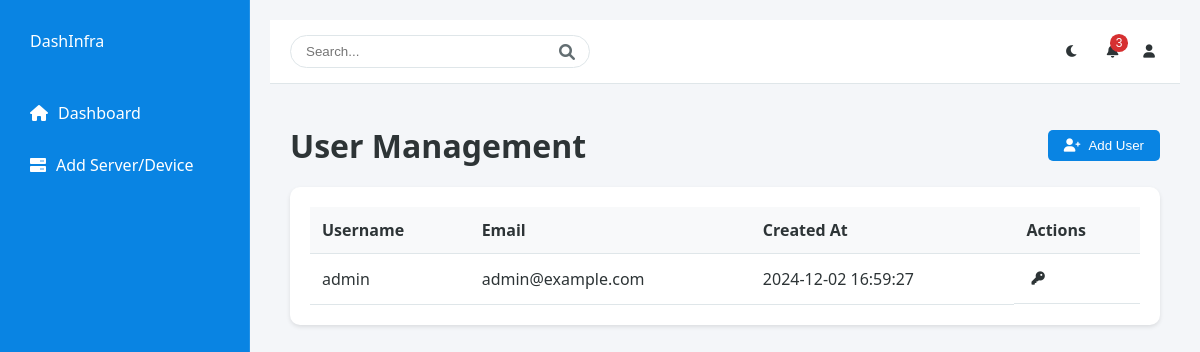
/users (signed in), run on an earlier commit of the app's database.
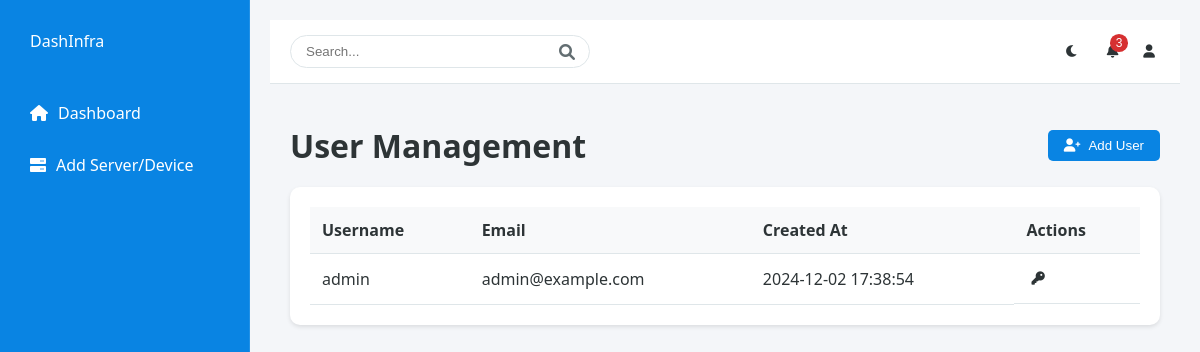
And on a later commit of the database.
### models.py (models this page shows, shortened)
class User(UserMixin, db.Model):
    id = db.Column(db.Integer, primary_key=True)
    username = db.Column(db.String(80), unique=True, nullable=False)
    email = db.Column(db.String(120), unique=True, nullable=False)
    password_hash = db.Column(db.String(128))
    is_admin = db.Column(db.Boolean, default=False)
    devices = db.relationship('Device', backref='owner', lazy=True)
    created_at = db.Column(db.DateTime, default=datetime.utcnow)

### app.py (the view)
@app.route('/users')
@login_required
def manage_users():
    if not current_user.is_admin:
        flash('Access denied. Admin privileges required.', 'error')
        return redirect(url_for('dashboard'))
    users = User.query.all()
    return render_template('users.html', users=users)

### app.py (called while the page is built)
@login_manager.user_loader
def load_user(user_id):
    return User.query.get(int(user_id))

### templates/users.html (shortened to what this page needs)
{% extends "dashboard.html" %}
{% block content %}
<div class="dashboard-content">
    <div class="section-header">
        <h1>User Management</h1>
        <button class="action-btn" onclick="document.getElementById('addUserModal').style.display='block'">
            <i class="fas fa-user-plus"></i> Add User
        </button>
    </div>
    <div class="data-table">
        <table>
            <thead>
                <tr>
                    <th>Username</th>
                    <th>Email</th>
                    <th>Created At</th>
                    <th>Actions</th>
                </tr>
            </thead>
            <tbody>
                {% for user in users %}
                <tr>
                    <td>{{ user.username }}</td>
                    <td>{{ user.email }}</td>
                    <td>{{ user.created_at.strftime('%Y-%m-%d %H:%M:%S') }}</td>
                    <td class="actions">
                        <button class="icon-btn" onclick="openResetPasswordModal('{{ user.id }}')">
                            <i class="fas fa-key"></i>
                        </button>
                    </td>
                </tr>
                {% endfor %}
            </tbody>
        </table>
    </div>
</div>
{% endblock %}

What changed in the data, as far as the page shows it:
changed User "admin": created_at "2024-12-02 16:59:27" → "2024-12-02 17:38:54"
